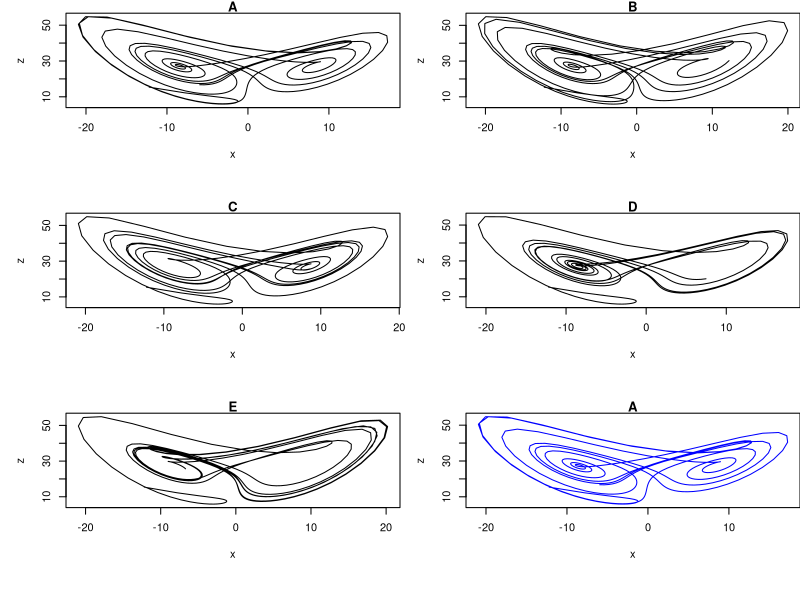

This figure's R source:
## ---- chunk 1
dt = 0.02
n = 500
sigma = 10 #round(10+runif(1,-0.5,0.5),2)
rho = 28 #round(28 + runif(1,-3,3),2)
beta = 8/3 #round(8/3+runif(1,-0.2,0.2),2)
x0 = round(runif(1,-15,15),1)
y0 = round(runif(1,-10,10),1)
z0 = round(runif(1,15,40),1)
t0 = 0
x0s = c(x0,x0+sample(c(-0.02,-0.01,0.01,0.02)))
y0s = c(y0,y0+sample(c(-0.02,-0.01,0.01,0.02)))
z0s = c(z0,z0+sample(c(-0.02,-0.01,0.01,0.02)))
t = seq(0,dt*n,dt)
x = list()
y = list()
z = list()
for(i in 1:length(x0s)){
  xx = c(x0s[i])
  yy = c(y0s[i])
  zz = c(z0s[i])
  for(j in 1:length(t)){
    dx = (sigma*(yy[j]-xx[j]))*dt
    dy = (xx[j]*(rho-zz[j])-yy[j])*dt
    dz = (xx[j]*yy[j]-beta*zz[j])*dt
    xx = c(xx,xx[j]+dx)
    yy = c(yy,yy[j]+dy)
    zz = c(zz,zz[j]+dz)
  }
  x[[i]] = xx
  y[[i]] = yy
  z[[i]] = zz
}
ord = sample(1:5)
lets = c("A","B","C","D","E")
sol = paste0(1*(1==ord),collapse="")
alet = lets[sum((1:5)[1==ord])]
## ---- chunk 2
par(mfrow=c(3,2),mar=c(7,5,1,0))
lets = c("A","B","C","D","E")
for(i in 1:5){
  x2 = x[[ord[i]]]
  y2 = y[[ord[i]]]
  z2 = z[[ord[i]]]
  plot(x2[1:length(t)],z2[1:length(t)],type="l",
       main=lets[i],xlab="x",ylab="z")
}
## ---- chunk 3
ans = sum((1:5)[ord==1])
x2 = x[[1]]
y2 = y[[1]]
z2 = z[[1]]
plot(x2[1:length(t)],z2[1:length(t)],type="l",col="blue",
     main=lets[ans],xlab="x",ylab="z")
